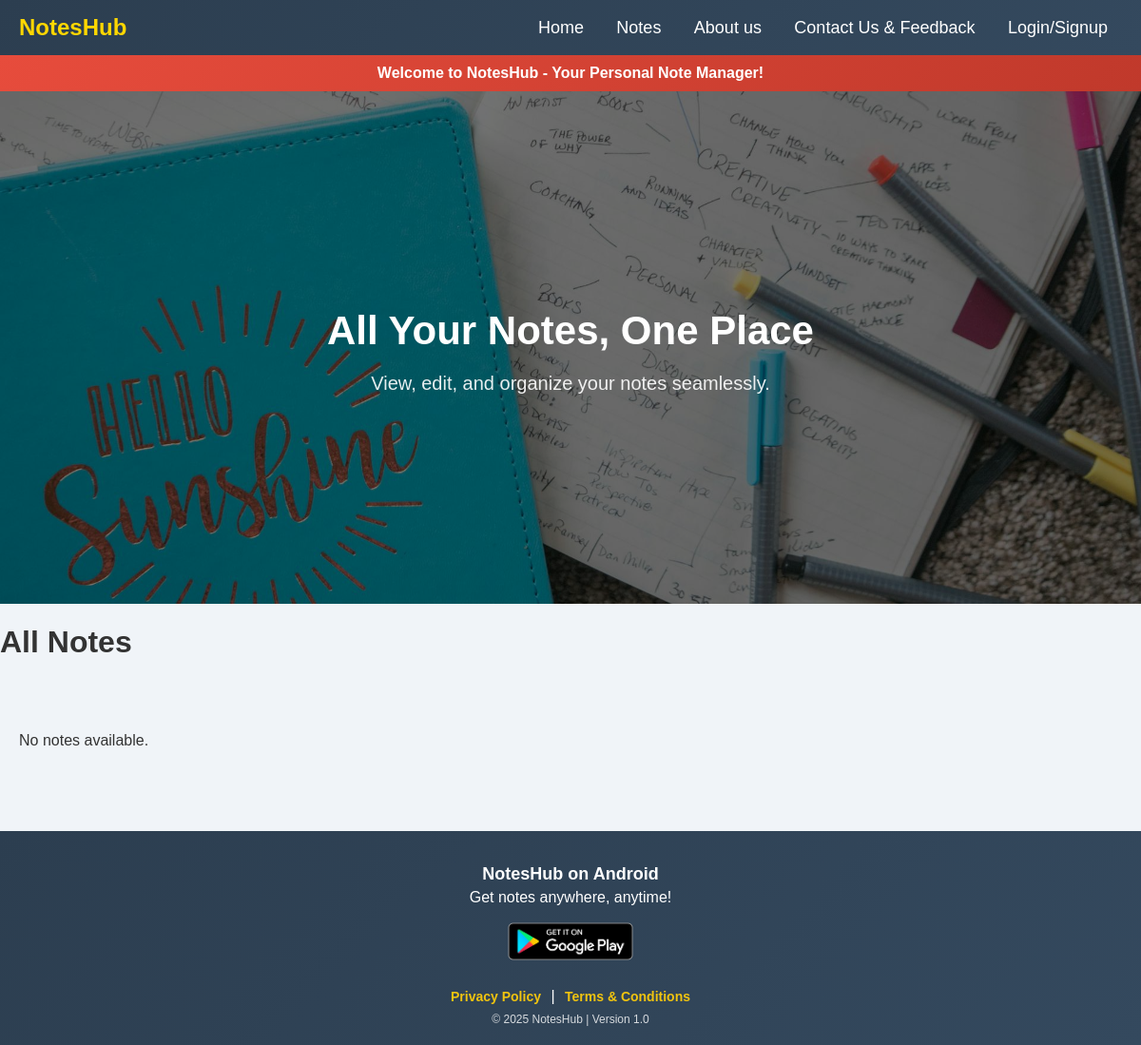
Before: /allnotes.php with the older database file.
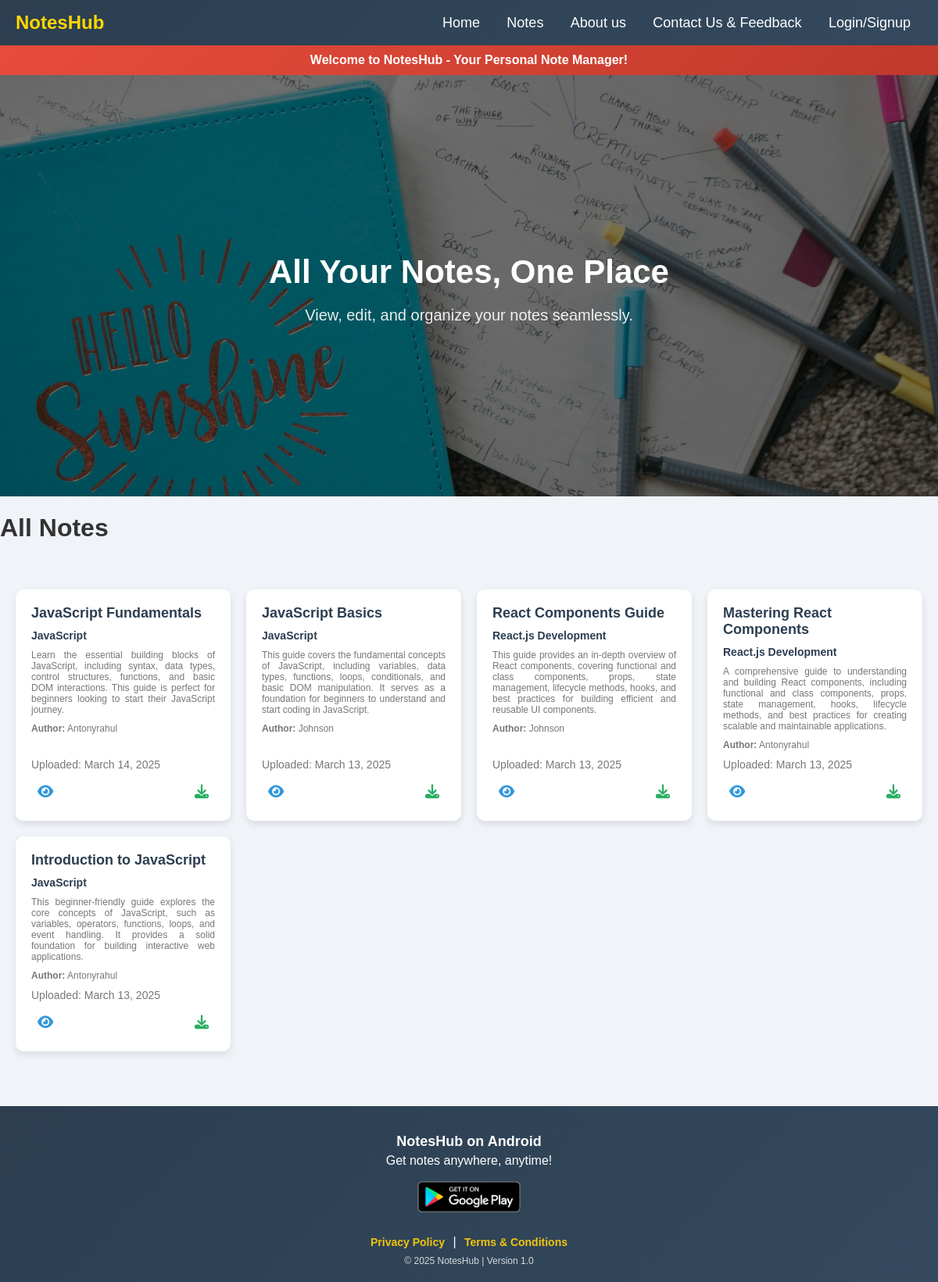
After: the same page with the newer database file.
### tables this page shows
CREATE TABLE `notes` (
  `id` int(11) NOT NULL,
  `user_id` int(11) NOT NULL,
  `notes_title` varchar(255) NOT NULL,
  `notes_subject` varchar(255) NOT NULL,
  `description` text NOT NULL,
  `pdf` varchar(255) DEFAULT NULL,
  `view_count` int(11) DEFAULT 0,
  `dwnld_count` int(11) DEFAULT 0,
  `created_at` timestamp NOT NULL DEFAULT current_timestamp(),
  `download_count` int(11) DEFAULT 0
);

CREATE TABLE `users` (
  `id` int(11) NOT NULL,
  `username` varchar(50) NOT NULL,
  `email` varchar(100) NOT NULL,
  `password` varchar(255) NOT NULL,
  `profile_picture` varchar(255) DEFAULT NULL
);

### allnotes.php (the view, shortened to what this page needs)
<?php
include './db/db.php';
$uploadBasePath = "http://localhost/noteshub/userpannel/uploads/";
$sql = "SELECT notes.*, users.username
        FROM notes
        JOIN users ON notes.user_id = users.id
        ORDER BY notes.created_at DESC";
$result = mysqli_query($conn, $sql);
?>
<!DOCTYPE html>
<html lang="en">
<head>
    <link rel="stylesheet" href="https://cdnjs.cloudflare.com/ajax/libs/font-awesome/6.5.0/css/all.min.css">
</head>
<body>
    <div class="navbar">
        <div class="logo">NotesHub</div>
        <div>
            <a href="./index.php">Home</a>
            <a href="./allnotes.php">Notes</a>
            <a href="./aboutus.php">About us</a>
            <a href="./contact.php">Contact Us & Feedback</a>
            <a href="./userpannel/userlogin.php">Login/Signup</a>
        </div>
    </div>
    <div class="notification">
        Welcome to NotesHub - Your Personal Note Manager!
    </div>
    <div class="hero">
        <h1>All Your Notes, One Place</h1>
        <p>View, edit, and organize your notes seamlessly.</p>
    </div>
    <div class="notes-title">
        <h1>All Notes</h1>
    </div>
    <div class="notes-container">
        <?php
        if (mysqli_num_rows($result) > 0) {
            while ($row = mysqli_fetch_assoc($result)) {
                $filePath = $uploadBasePath . basename($row['pdf']);
                echo '<div class="note-card">
                <div class="note-details">
                    <div class="note-title">' . htmlspecialchars($row['notes_title']) . '</div>
                    <div class="note-subtitle">' . htmlspecialchars($row['notes_subject']) . '</div>
                     <div class="note-description">' . htmlspecialchars($row['description']) . '</div>
                     <div class="note-description"><strong>Author:</strong> ' . htmlspecialchars($row['username']) . ' </div>
                </div>
                <div class="note-meta">Uploaded: ' . date('F j, Y', strtotime($row['created_at'])) . '</div>
                <div class="note-actions">
                    <i class="fas fa-eye icon-btn" style="color: #3498db;" onclick="openPdfModal(\'' . $filePath . '\')"></i>
                    <a href="update_download_count.php?id=' . $row['id'] . '">
                        <i class="fas fa-download icon-btn" style="color: #27ae60;"></i>
                    </a>
                </div>
              </div>';
            }
        } else {
            echo "<p>No notes available.</p>";
        }
        ?>
    </div>
    <div class="footer">
        <h2>NotesHub on Android</h2>
        <p>Get notes anywhere, anytime!</p>
        <a href="#">
            <img src="./assets/images/image.png" alt="Google Play">
        </a>
        <div class="footer-links">
            <a href="#">Privacy Policy</a>
            <span>|</span>
            <a href="#">Terms & Conditions</a>
        </div>
        <p class="version">© 2025 NotesHub | Version 1.0</p>
    </div>
</body>
</html>

### allnotes.php (style rules this page uses)
body { margin: 0; font-family: 'Arial', sans-serif; background-color: #f0f4f8; color: #333; }
a { text-decoration: none; color: inherit; }
.navbar { background: linear-gradient(135deg, #2c3e50, #34495e); padding: 15px 20px; display: flex; justify-content: space-between; align-items: center; color: white; position: sticky; top: 0; z-index: 1000; transition: all 0.3s ease-in-out; }
.navbar a { color: white; text-decoration: none; margin: 0 15px; font-size: 18px; transition: color 0.3s, transform 0.3s; }
.navbar .logo { font-size: 24px; font-weight: bold; color: #ffd700; }
.notification { background: linear-gradient(135deg, #e74c3c, #c0392b); color: white; text-align: center; padding: 10px; font-weight: bold; animation: fadeIn 1s ease-in-out; }
.hero { text-align: center; padding: 200px 20px; background-image: url('./assets/images/hero-bg.jpg'); background-size: cover; background-position: center; color: white; position: relative; animation: slideUp 1s ease-in-out; }
.hero::before { content: ''; position: absolute; top: 0; left: 0; right: 0; bottom: 0; background: rgba(0, 0, 0, 0.5); }
.hero h1, .hero p { position: relative; z-index: 1; }
.hero h1 { font-size: 42px; margin-bottom: 10px; }
.hero p { font-size: 20px; opacity: 0.9; }
.footer { background: linear-gradient(135deg, #2c3e50, #34495e); color: white; text-align: center; padding: 15px 10px; margin-top: 40px; font-family: 'Arial', sans-serif; animation: fadeIn 1s ease-in-out; }
.footer h2 { font-size: 18px; margin-bottom: 5px; }
.footer p { margin: 3px 0; font-size: 14px; }
.footer img { width: 150px; margin: 8px 0; transition: transform 0.3s ease-in-out; }
.footer-links { margin: 8px 0; }
.footer-links a { color: #f1c40f; text-decoration: none; font-weight: bold; font-size: 14px; margin: 0 6px; transition: color 0.3s ease-in-out; }
.footer .version { font-size: 12px; opacity: 0.8; margin-top: 6px; }
.notes-title { max-width: 1200px; margin: 10px auto; animation: fadeIn 1s ease-in-out; }
.notes-container { max-width: 1200px; margin: 40px auto; padding: 20px; display: grid; grid-template-columns: repeat(auto-fit, minmax(250px, 1fr)); gap: 20px; align-items: stretch; }
.note-card { background: white; padding: 20px; border-radius: 10px; box-shadow: 0px 4px 10px rgba(0, 0, 0, 0.1); display: flex; flex-direction: column; justify-content: space-between; min-height: 180px; transition: transform 0.3s ease-in-out; animation: fadeIn 1s ease-in-out; }
.note-details { flex-grow: 1; display: flex; flex-direction: column; gap: 10px; }
.note-title { font-size: 18px; font-weight: bold; color: #2c3e50; }
.note-subtitle { font-size: 14px; font-weight: bold; color: #2c3e50; }
.note-description { font-size: 12px; color: #777; text-align: justify; }
.note-meta { font-size: 14px; color: #777; margin-top: 10px; }
.footer { background: linear-gradient(135deg, #2c3e50, #34495e); color: white; text-align: center; padding: 20px; margin-top: 50px; }
.footer p { margin: 0; font-size: 16px; }
.note-actions { display: flex; justify-content: space-between; align-items: center; margin-top: 10px; }
.icon-btn { font-size: 18px; cursor: pointer; padding: 8px; border-radius: 50%; transition: background 0.3s; }

Changed rows visible on the page:
added notes: notes_title "JavaScript Fundamentals", notes_subject "JavaScript", description "Learn the essential building blocks of JavaScript, including syntax, data types, control structures, functions, and basic DOM interactions. This guide is perfect for beginners looking to start their JavaScript journey.", user.username "Antonyrahul", created_at "March 14, 2025"
added notes: notes_title "JavaScript Basics", notes_subject "JavaScript", description "This guide covers the fundamental concepts of JavaScript, including variables, data types, functions, loops, conditionals, and basic DOM manipulation. It serves as a foundation for beginners to understand and start coding in JavaScript.", user.username "Johnson", created_at "March 13, 2025"
added notes: notes_title "React Components Guide", notes_subject "React.js Development", description "This guide provides an in-depth overview of React components, covering functional and class components, props, state management, lifecycle methods, hooks, and best practices for building efficient and reusable UI components.", user.username "Johnson", created_at "March 13, 2025"
now on this page (row edited): notes: notes_title "Mastering React Components", notes_subject "React.js Development", description "A comprehensive guide to understanding and building React components, including functional and class components, props, state management, hooks, lifecycle methods, and best practices for creating scalable and maintainable applications.", user.username "Antonyrahul", created_at "March 13, 2025"
now on this page (row edited): notes: notes_title "Introduction to JavaScript", notes_subject "JavaScript", description "This beginner-friendly guide explores the core concepts of JavaScript, such as variables, operators, functions, loops, and event handling. It provides a solid foundation for building interactive web applications.", user.username "Antonyrahul", created_at "March 13, 2025"
Other visible differences:
text no longer shown: "No notes available."
